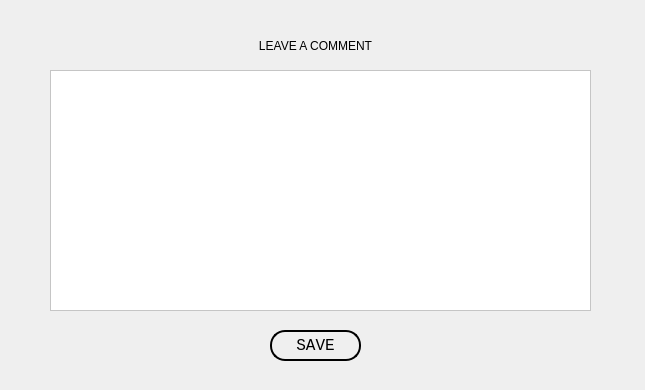
<?xml version="1.0" encoding="UTF-8"?>
<ui version="4.0">
 <class>Comment</class>
 <widget class="QDialog" name="Comment">
  <property name="geometry">
   <rect>
    <x>0</x>
    <y>0</y>
    <width>645</width>
    <height>390</height>
   </rect>
  </property>
  <property name="windowTitle">
   <string>Dialog</string>
  </property>
  <widget class="QTableWidget" name="table">
   <property name="geometry">
    <rect>
     <x>50</x>
     <y>70</y>
     <width>541</width>
     <height>241</height>
    </rect>
   </property>
   <property name="styleSheet">
    <string notr="true">color: rgb(0, 0, 0);
font: 12pt &quot;Consolas&quot;;
background-color: rgb(255, 255, 255);</string>
   </property>
  </widget>
  <widget class="QLabel" name="label">
   <property name="geometry">
    <rect>
     <x>210</x>
     <y>30</y>
     <width>211</width>
     <height>31</height>
    </rect>
   </property>
   <property name="styleSheet">
    <string notr="true">font: 14pt &quot;Consolas&quot;;
color: rgb(0, 0, 0);</string>
   </property>
   <property name="text">
    <string>LEAVE A COMMENT</string>
   </property>
   <property name="alignment">
    <set>Qt::AlignCenter</set>
   </property>
  </widget>
  <widget class="QPushButton" name="save">
   <property name="geometry">
    <rect>
     <x>270</x>
     <y>330</y>
     <width>91</width>
     <height>31</height>
    </rect>
   </property>
   <property name="font">
    <font>
     <family>Consolas</family>
     <pointsize>12</pointsize>
     <weight>50</weight>
     <italic>false</italic>
     <bold>false</bold>
    </font>
   </property>
   <property name="focusPolicy">
    <enum>Qt::ClickFocus</enum>
   </property>
   <property name="autoFillBackground">
    <bool>false</bool>
   </property>
   <property name="styleSheet">
    <string notr="true">color: rgb(0, 0, 0);
background-color: rgba(255, 255, 255, 0);
border: 2px solid black;
border-radius:  15px; </string>
   </property>
   <property name="text">
    <string>SAVE</string>
   </property>
   <property name="iconSize">
    <size>
     <width>20</width>
     <height>20</height>
    </size>
   </property>
   <property name="autoDefault">
    <bool>false</bool>
   </property>
   <property name="default">
    <bool>false</bool>
   </property>
   <property name="flat">
    <bool>true</bool>
   </property>
  </widget>
 </widget>
 <resources/>
 <connections/>
</ui>
